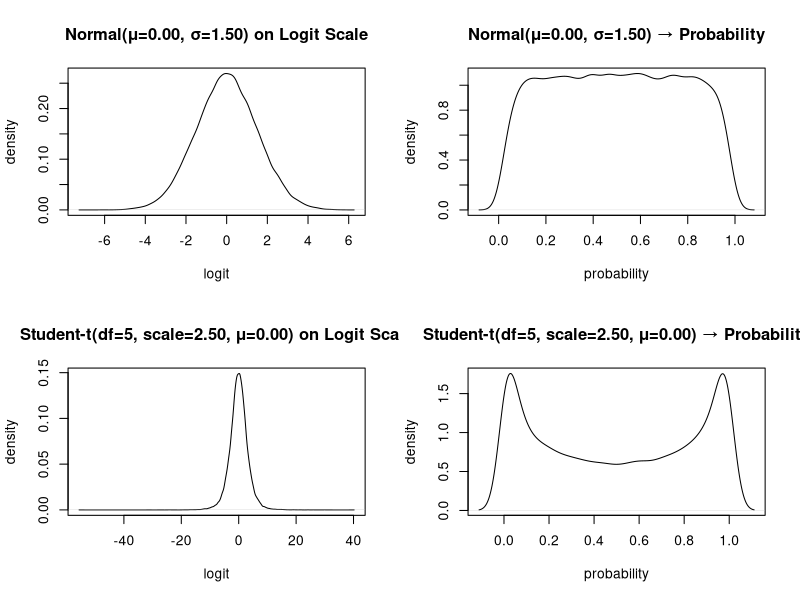

Write the R code that produced this figure.
# Settings
mu    <- 0      # mean on logit scale
sigma <- 1.5    # sd on logit scale
df    <- 5      # degrees of freedom for Student-t
tau   <- 2.5    # scale for Student-t
n     <- 50000  # number of draws

# Two rows: Normal (top), Student-t (bottom)
par(mfrow = c(2, 2))

# Normal prior (logit scale)
logit_norm <- rnorm(n, mean = mu, sd = sigma)
prob_norm  <- plogis(logit_norm)

plot(
  density(logit_norm),
  main = sprintf("Normal(μ=%.2f, σ=%.2f) on Logit Scale", mu, sigma),
  xlab = "logit",
  ylab = "density"
)

plot(
  density(prob_norm),
  main = sprintf("Normal(μ=%.2f, σ=%.2f) → Probability", mu, sigma),
  xlab = "probability",
  ylab = "density"
)

# Student-t prior (logit scale)
logit_t <- rt(n, df = df) * tau + mu
prob_t  <- plogis(logit_t)

plot(
  density(logit_t),
  main = sprintf("Student-t(df=%d, scale=%.2f, μ=%.2f) on Logit Scale", df, tau, mu),
  xlab = "logit",
  ylab = "density"
)

plot(
  density(prob_t),
  main = sprintf("Student-t(df=%d, scale=%.2f, μ=%.2f) → Probability", df, tau, mu),
  xlab = "probability",
  ylab = "density"
)

par(mfrow = c(1, 1))